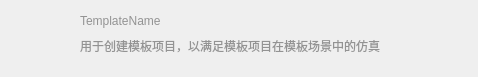
<?xml version="1.0" encoding="UTF-8"?>
<ui version="4.0">
 <class>ProjectItem</class>
 <widget class="QWidget" name="ProjectItem">
  <property name="geometry">
   <rect>
    <x>0</x>
    <y>0</y>
    <width>478</width>
    <height>77</height>
   </rect>
  </property>
  <property name="windowTitle">
   <string>Form</string>
  </property>
  <widget class="QLabel" name="ProjectName">
   <property name="geometry">
    <rect>
     <x>80</x>
     <y>8</y>
     <width>381</width>
     <height>26</height>
    </rect>
   </property>
   <property name="styleSheet">
    <string notr="true">color: rgb(147, 147, 147);

font: 16pt &quot;Microsoft YaHei UI&quot;;</string>
   </property>
   <property name="text">
    <string>TemplateName</string>
   </property>
  </widget>
  <widget class="QLabel" name="projectPath">
   <property name="geometry">
    <rect>
     <x>80</x>
     <y>35</y>
     <width>371</width>
     <height>21</height>
    </rect>
   </property>
   <property name="styleSheet">
    <string notr="true">color: rgb(147, 147, 147);

font: 10pt &quot;Microsoft YaHei UI&quot;;</string>
   </property>
   <property name="text">
    <string>用于创建模板项目，以满足模板项目在模板场景中的仿真</string>
   </property>
  </widget>
  <widget class="QLabel" name="label_4">
   <property name="geometry">
    <rect>
     <x>10</x>
     <y>10</y>
     <width>64</width>
     <height>64</height>
    </rect>
   </property>
   <property name="maximumSize">
    <size>
     <width>80</width>
     <height>80</height>
    </size>
   </property>
   <property name="styleSheet">
    <string notr="true">color: rgb(147, 147, 147);

font: 16pt &quot;Microsoft YaHei UI&quot;;</string>
   </property>
   <property name="text">
    <string/>
   </property>
   <property name="pixmap">
    <pixmap resource="../../../Resource/Resource.qrc">:/NodeData/icon/new.png</pixmap>
   </property>
   <property name="alignment">
    <set>Qt::AlignCenter</set>
   </property>
   <property name="wordWrap">
    <bool>false</bool>
   </property>
  </widget>
 </widget>
 <resources>
  <include location="../../../Resource/Resource.qrc"/>
 </resources>
 <connections/>
</ui>
